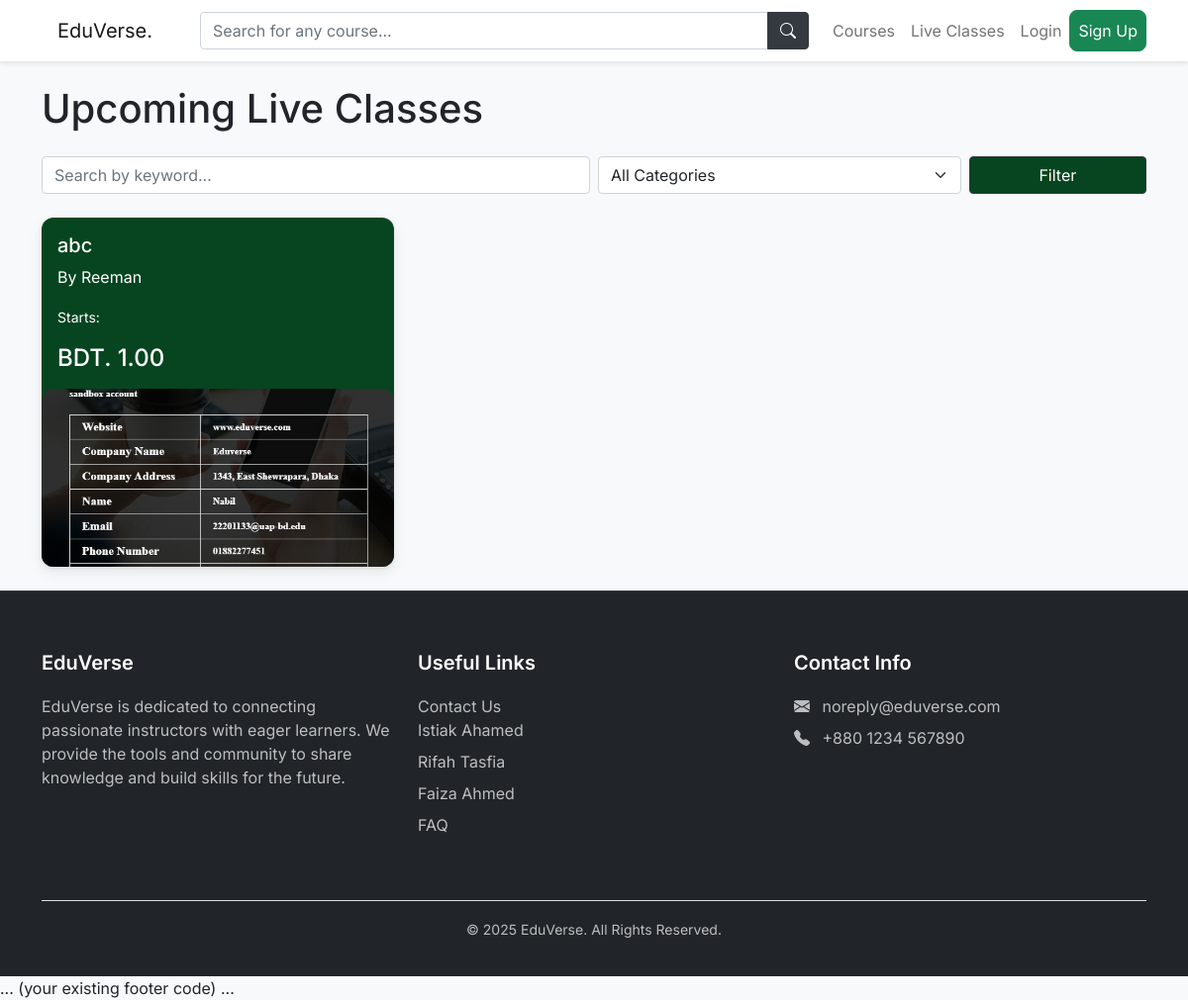
The page /live/live-classes/ on the database as committed earlier.
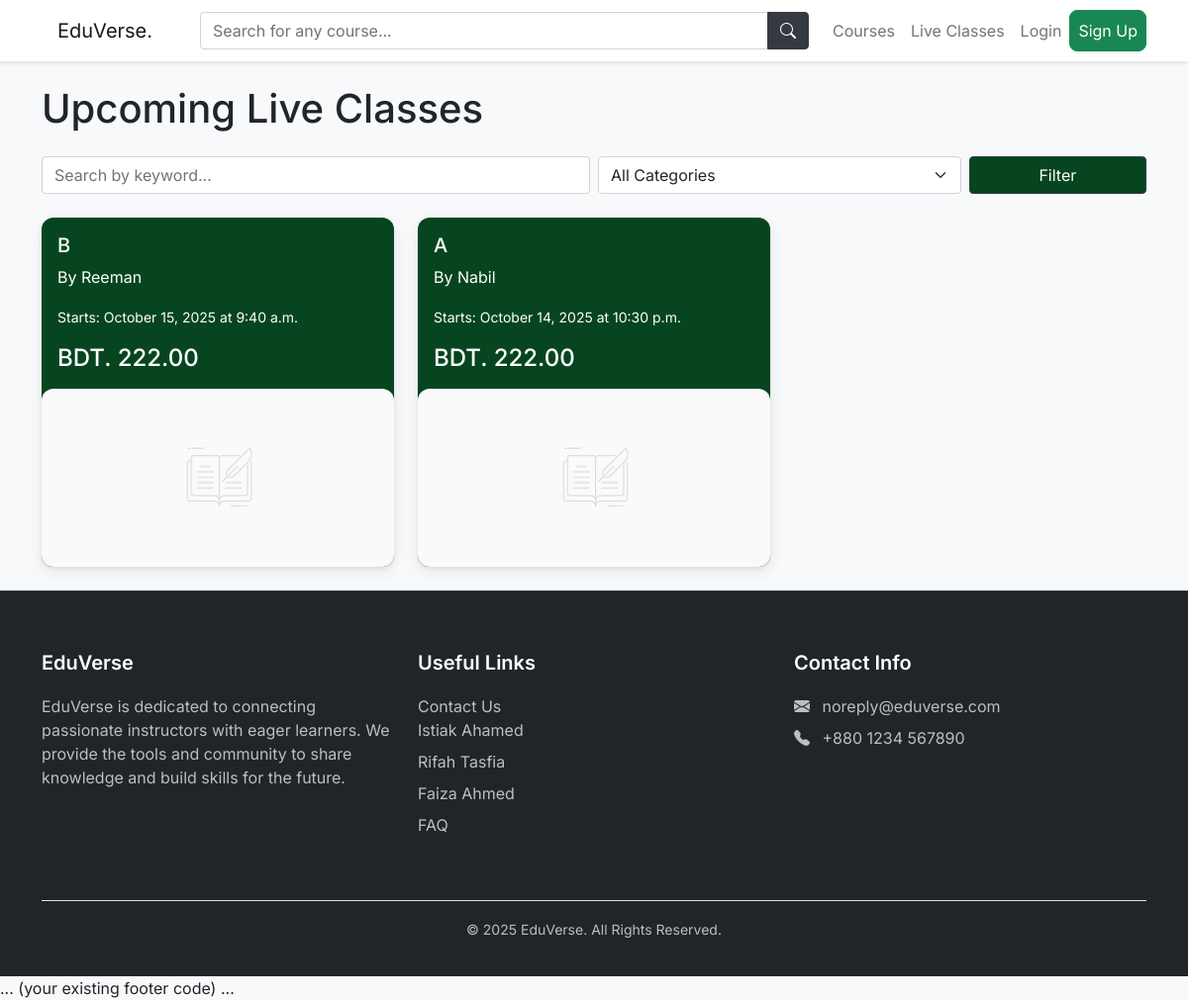
The same page on the database as committed later.
### live/models.py (models this page shows, shortened)
class LiveClass(models.Model):
    class LiveClassCategory(models.TextChoices):
        PROGRAMMING_TECH = 'programming-tech', _('Programming & Tech')
        BUSINESS = 'business', _('Business')
        DESIGN_CREATIVE = 'design-creative', _('Design & Creative')
        LIFESTYLE = 'lifestyle', _('Lifestyle')
        OTHER = 'other', _('Other')
    instructor = models.ForeignKey(settings.AUTH_USER_MODEL, on_delete=models.CASCADE, related_name='live_classes_taught')
    title = models.CharField(max_length=200)
    description = models.TextField()
    price = models.DecimalField(max_digits=10, decimal_places=2)
    start_time = models.DateTimeField()
    thumbnail = models.ImageField(upload_to='live_class_thumbnails/', blank=True, null=True)
    created_at = models.DateTimeField(auto_now_add=True)
    category = models.CharField(
        max_length=50,
        choices=LiveClassCategory.choices,
        default=LiveClassCategory.OTHER
    )
    reviews = GenericRelation(Review, related_query_name='live_class')

### live/views.py (the view)
# urls.py: path('live-classes/', views.live_class_list, name='live_class_list'),
def live_class_list(request):
    queryset = LiveClass.objects.all().order_by('-start_time')
    query = request.GET.get('q', '')
    category = request.GET.get('category', '')
    if query:
        queryset = queryset.filter(
            Q(title__icontains=query) | Q(description__icontains=query)
        )
    if category:
        queryset = queryset.filter(category=category)
    context = {
        'classes': queryset,
        'categories': LiveClass.LiveClassCategory.choices,
        'current_query': query,
        'current_category': category,
    }
    return render(request, 'live/live_class_list.html', context)

### teachers/context_processors.py (called while the page is built)
def teacher_status_context(request):
    context = {}
    if request.user.is_authenticated:
        latest_app = TeacherApplication.objects.filter(user=request.user).order_by('-submitted_at').first()
        context['latest_teacher_app'] = latest_app
    return context

### live/templates/live/live_class_list.html (shortened to what this page needs)
{% extends "base.html" %}
{% load static %}
{% block content %}
<div class="container mt-4">
    <div class="d-flex justify-content-between align-items-center mb-4">
        <h1 class="mb-0">Upcoming Live Classes</h1>
    </div>
    <form method="GET" action="{% url 'live:live_class_list' %}" class="mb-4">
        <div class="row g-2 align-items-center">
            <div class="col-md-6">
                <input type="text" name="q" class="form-control" placeholder="Search by keyword..." value="{{ current_query }}">
            </div>
            <div class="col-md-4">
                <select name="category" class="form-select">
                    <option value="">All Categories</option>
                </select>
            </div>
            <div class="col-md-2">
                <div class="d-grid">
                    <button type="submit" class="btn btn-course-filter">Filter</button>
                </div>
            </div>
        </div>
    </form>
    <div class="row">
        {% for class in classes %}
            <div class="col-md-4 mb-4">
                <div class="card h-100 course-card live-class-card">
                    <div class="card-body d-flex flex-column">
                        <h5 class="card-title">
                            <a href="{% url 'live:live_class_detail' class.pk %}" class="stretched-link text-decoration-none">{{ class.title }}</a>
                        </h5>
                        <p class="card-text " style="color: white;">By {{ class.instructor.username }}</p>
                        <p class="card-text"><small class="start-time">Starts: {{ class.start_time|date:"F j, Y \a\t P" }}</small></p>
                        <div class="mt-auto">
                            <h4 class="mb-0">BDT. {{ class.price }}</h4>
                        </div>
                    </div>
                       {% if class.thumbnail %}
                        <img src="{{ class.thumbnail.url }}" class="card-img-top card-img-top-custom" alt="{{ class.title }}">
                    {% else %}
                        <img src="{% static 'images/default-thumbnail.jpg' %}" class="card-img-top card-img-top-custom" alt="Default thumbnail">
                    {% endif %}
                </div>
            </div>
        {% empty %}
            <div class="col">
                <p>No live classes found matching your criteria. Please try a different search or filter.</p>
            </div>
        {% endfor %}
    </div>
</div>
{% endblock %}

Rows that differ between the two databases and show on the page:
removed LiveClass: title "abc", instructor.username "Reeman", price "1.00", thumbnail (picture)
added LiveClass: title "B", instructor.username "Reeman", start_time "October 15, 2025 at 9:40 a.m.", price "222.00"
added LiveClass: title "A", instructor.username "Nabil", start_time "October 14, 2025 at 10:30 p.m.", price "222.00"
